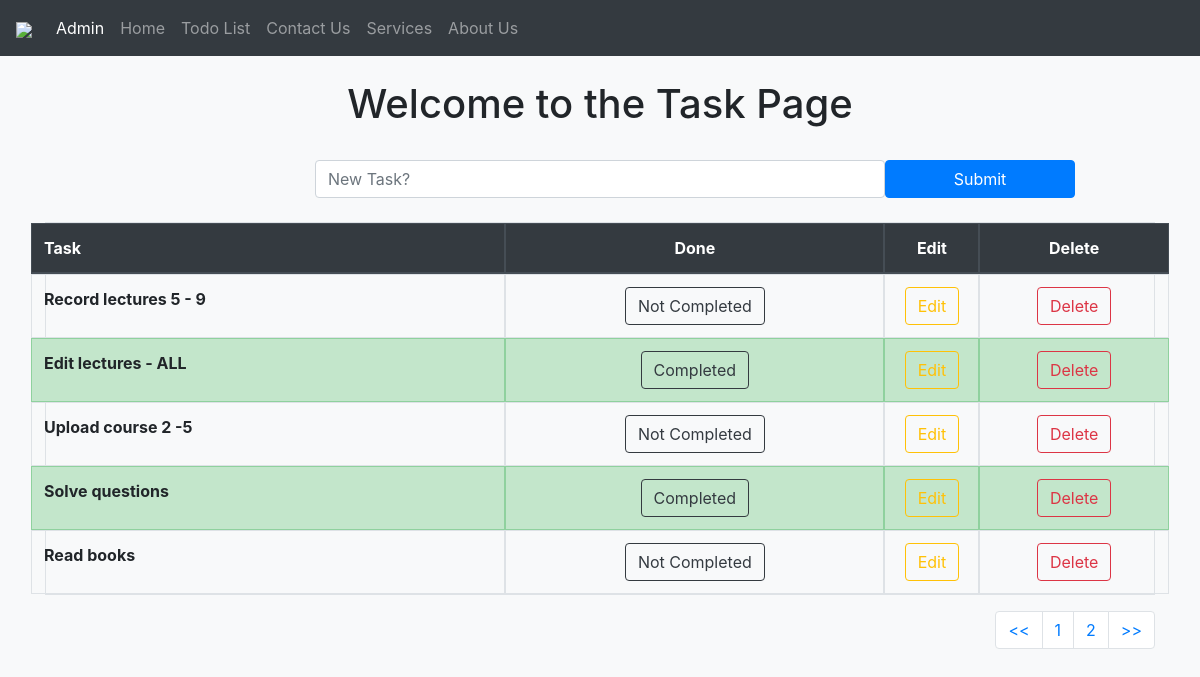
/todolist/, run on the app's committed database.
### todolist_app/models.py (models this page shows, shortened)
class TaskList(models.Model):
    task = models.CharField(max_length=300)
    done = models.BooleanField(default=False)

### todolist_app/views.py (the view)
# urls.py: path('todolist/', include('todolist_app.urls')),
def todolist(request):
    if request.method == "POST":
        form = TaskForm(request.POST or None)
        if form.is_valid():
            form.save()
            messages.success(request, ("New Task Added!!"))
        return redirect('todolist')
    else:
        all_tasks = TaskList.objects.all()
        paginator = Paginator(all_tasks, 5)
        page = request.GET.get('pg')
        all_tasks = paginator.get_page(page)
        return render(request, 'todolist.html', {'all_tasks':all_tasks})

### todolist_app/templates/todolist.html (shortened to what this page needs)
{% extends 'base.html' %}
{% block content %}
    <div class="container">
    <br>
        <h1 style="text-align:center">{{ 'Welcome to the Task Page' }}</h1>
    <br>
    <form method="POST" class="row">
        <p class="col-lg-3"></p>
        <input type="text" class="form-control col-lg-6" name="task" placeholder="New Task?">
        <button type="submit" class="btn btn-primary col-lg-2">Submit</button>
        <p class="col-lg-1"></p>
    </form>
    <br>
    <table class="table table-bordered text-center">
         <thead class="thead-dark">
            <tr class ="row">
                <th class="col-5 text-left">Task</th>
                <th class="col-4">Done</th>
                <th class="col-1">Edit</th>
                <th class="col-2">Delete</th>
            </tr>
        </thead>
        <tbody>
        {% if all_tasks %}
            {% for obj in all_tasks %}
                {% if obj.done %}
                    <tr class="table-success row">
                        <th class="col-5 text-left">{{ obj.task }}</th>
                        <td class="col-4"><a href="{% url 'no_task' obj.id %}"><button type="button" class="btn btn-outline-dark">Completed</button></a></td>
                        <td class="col-1"><a href="{% url 'edit_task' obj.id %}"><button type="button" class="btn btn-outline-warning">Edit</button></a></td>
                        <td class="col-2"><a href="{% url 'delete_task' obj.id %}"><button type="button" class="btn btn-outline-danger">Delete</button></a></td>
                    </tr>
                {% else %}
                    <tr class="row">
                        <th class="col-5 text-left">{{ obj.task }}</th>
                        <td class="col-4"><a href="{% url 'yes_task' obj.id %}"><button type="button" class="btn btn-outline-dark">Not Completed</button></a></td>
                        <td class="col-1"><a href="{% url 'edit_task' obj.id %}"><button type="button" class="btn btn-outline-warning">Edit</button></a></td>
                        <td class="col-2"><a href="{% url 'delete_task' obj.id %}"><button type="button" class="btn btn-outline-danger">Delete</button></a></td>
                    </tr>
                {% endif %}
            {% endfor %}
        {% endif %}
        </tbody>
    </table>
    <nav aria-label="Page navigation example">
        <ul class="pagination justify-content-end">
            <li class="page-item"><a class="page-link" href="?pg=1"><<</a></li>
            <li class="page-item"><a class="page-link" href="?pg={{ all_tasks.number }}">{{ all_tasks.number }}</a></li>
            {% if all_tasks.has_next %}
                <li class="page-item"><a class="page-link" href="?pg={{ all_tasks.next_page_number }}">{{ all_tasks.next_page_number }}</a></li>
            {% endif %}
            <li class="page-item">
                <a class="page-link" href="?pg={{ all_tasks.paginator.num_pages }}">>></a>
            </li>
        </ul>
    </nav>
    </div>
{% endblock content %}

### templates/base.html (shortened to what this page needs)
<!doctype html>
{% load static %}
<html lang="en">
  <head>
    <link rel="stylesheet" href="https://stackpath.bootstrapcdn.com/bootstrap/4.3.1/css/bootstrap.min.css">
   <nav class="navbar navbar-expand-lg navbar-dark bg-dark">
        <a class="navbar-brand" href="{% url 'index' %}"><img src="https://img.icons8.com/color/50/000000/attendance-mark.png"></a>
        <div class="collapse navbar-collapse" id="navbarNavAltMarkup">
            <div class="navbar-nav">
            <a class="nav-item nav-link active" href="/admin">Admin<span class="sr-only">(current)</span></a>
            <a class="nav-item nav-link" href="{% url 'index' %}">Home</a>
            <a class="nav-item nav-link" href="{% url 'todolist' %}">Todo List</a>
            <a class="nav-item nav-link" href="{% url 'contact' %}">Contact Us</a>
            <a class="nav-item nav-link" href="{% url 'service' %}">Services</a>
            <a class="nav-item nav-link" href="{% url 'about' %}">About Us</a>
            </div>
        </div>
    </nav>
  </head>
  <body class="bg-light">
    {% block content %}
    {% endblock %}
  </body>
</html>

### data on the page
TaskList: task "Record lectures 5 - 9"
TaskList: task "Edit lectures - ALL"
TaskList: task "Upload course 2 -5"
TaskList: task "Solve questions"
TaskList: task "Read books"

### other printed values
{{ 'Welcome to the Task Page' }} "Welcome to the Task Page"
{{ all_tasks.number }} "1"
{{ all_tasks.next_page_number }} "2"
